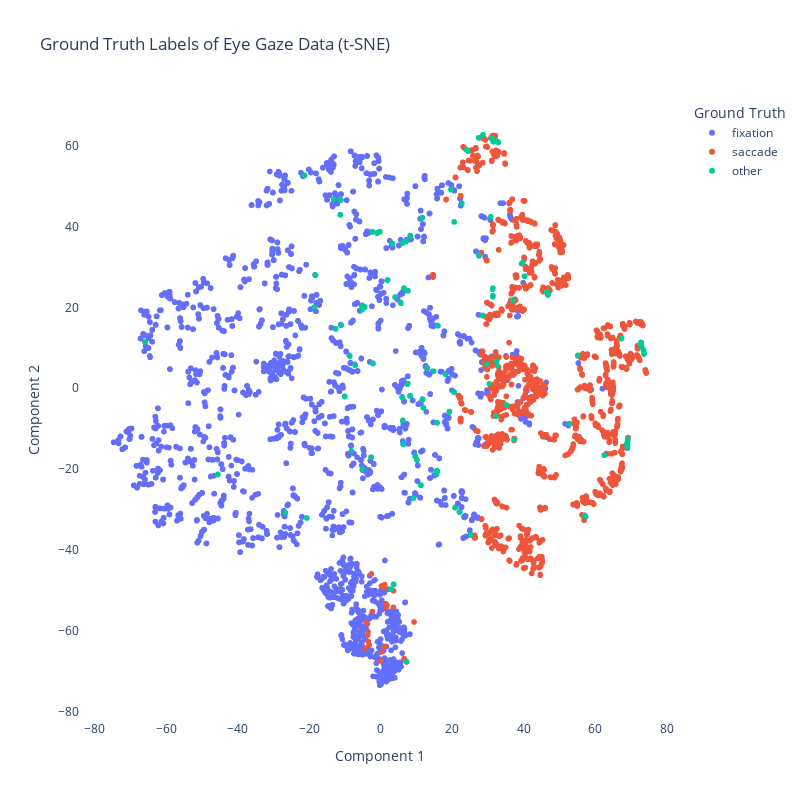

Source (notebook cell):
### Code cell
fig2 = px.scatter(
    df,
    x="Component 1",
    y="Component 2",
    color="Ground Truth",
    title="Ground Truth Labels of Eye Gaze Data (t-SNE)",
    width=800,
    height=800,
)
fig2.update_layout(plot_bgcolor="white", paper_bgcolor="white")
fig2.show()

### Figure 1 — Plotly figure (JSON) as saved in the notebook; plotly's stock layout.template omitted (floating-point values rounded to 4 significant figures; data arrays with more than 128 entries replaced by an {"elided": "..."} marker saying what was removed)
{"data": [{"hovertemplate": "Ground Truth=fixation<br>Component 1=%{x}<br>Component 2=%{y}<extra></extra>", "legendgroup": "fixation", "marker": {"color": "#636efa", "symbol": "circle"}, "mode": "markers", "name": "fixation", "showlegend": true, "type": "scattergl", "x": {"elided": "4540 float values"}, "xaxis": "x", "y": {"elided": "4540 float values"}, "yaxis": "y"}, {"hovertemplate": "Ground Truth=saccade<br>Component 1=%{x}<br>Component 2=%{y}<extra></extra>", "legendgroup": "saccade", "marker": {"color": "#EF553B", "symbol": "circle"}, "mode": "markers", "name": "saccade", "showlegend": true, "type": "scattergl", "x": {"elided": "1775 float values"}, "xaxis": "x", "y": {"elided": "1775 float values"}, "yaxis": "y"}, {"hovertemplate": "Ground Truth=other<br>Component 1=%{x}<br>Component 2=%{y}<extra></extra>", "legendgroup": "other", "marker": {"color": "#00cc96", "symbol": "circle"}, "mode": "markers", "name": "other", "showlegend": true, "type": "scattergl", "x": {"elided": "170 float values"}, "xaxis": "x", "y": {"elided": "170 float values"}, "yaxis": "y"}], "layout": {"height": 800, "legend": {"title": {"text": "Ground Truth"}, "tracegroupgap": 0}, "paper_bgcolor": "white", "plot_bgcolor": "white", "title": {"text": "Ground Truth Labels of Eye Gaze Data (t-SNE)"}, "width": 800, "xaxis": {"anchor": "y", "domain": [0, 1], "title": {"text": "Component 1"}}, "yaxis": {"anchor": "x", "domain": [0, 1], "title": {"text": "Component 2"}}}}
